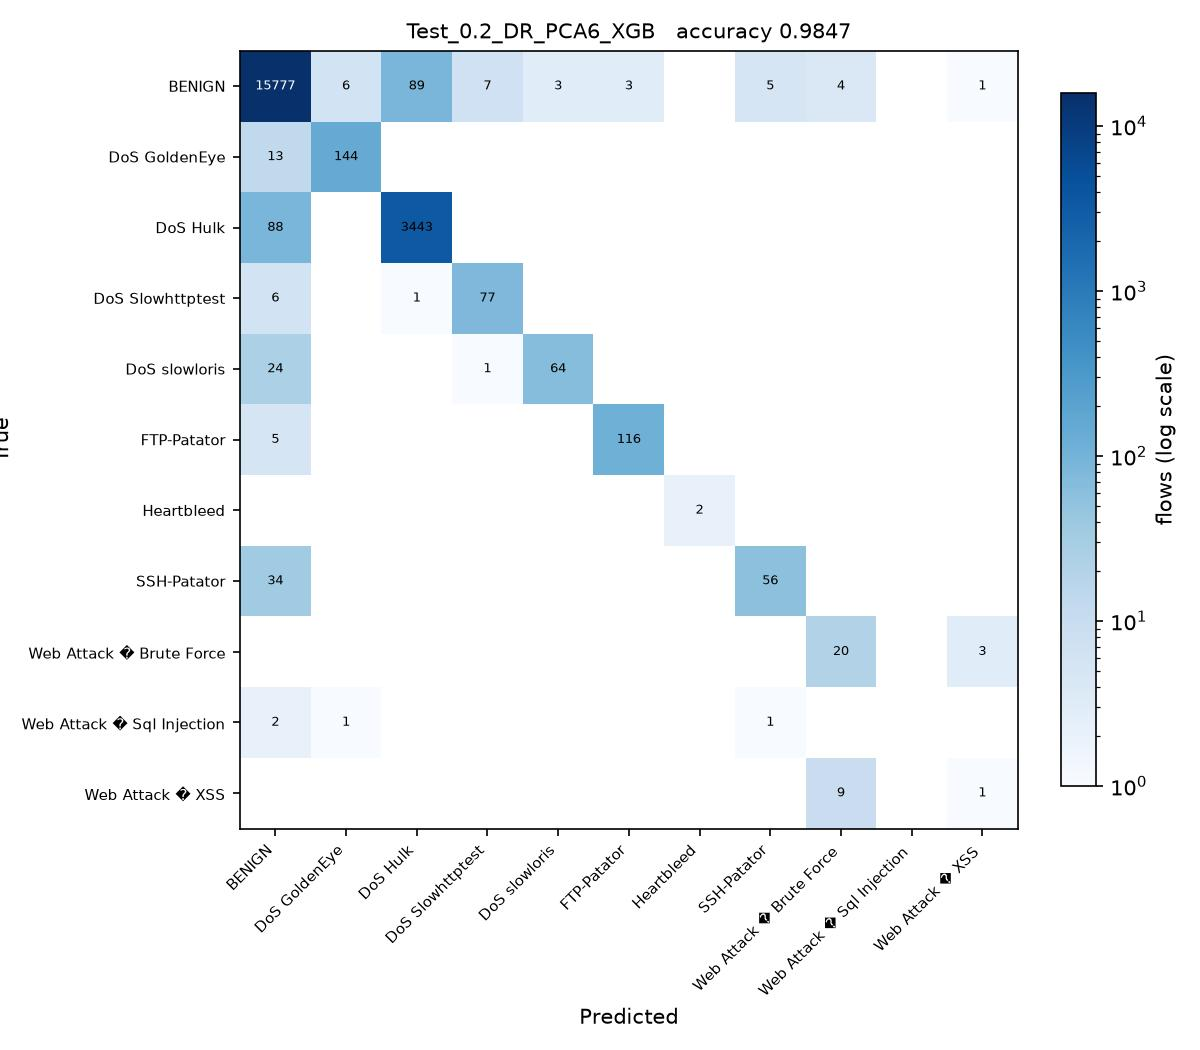

This chart was generated by the following Python code:
# Test_0.2_DR_PCA6_XGB.py
#
# Test size 0.2  |  PCA, 6 components  |  XGBoost (sheet #9)
#
# This is SGDC_60_40.py with the changes marked CHANGE below and nothing else.

import os
from pathlib import Path

# CHANGE 1: find the folder holding the three CSV files and run from there, so
# the plain file names below resolve no matter where this script is started
# from or how deeply it sits inside the project folder.
HERE = Path(__file__).resolve().parent
for PROJECT in [HERE, *HERE.parents]:
    if (PROJECT / 'Tuesday-WorkingHours.pcap_ISCX.csv').exists():
        os.chdir(PROJECT)
        break
else:
    raise SystemExit('Put this folder inside the folder that holds the three '
                     'CIC-IDS2017 CSV files, then run the script again.')
import numpy as np
import pandas as pd

df1 = pd.read_csv('Tuesday-WorkingHours.pcap_ISCX.csv', low_memory=True)
df2 = pd.read_csv('Wednesday-workingHours.pcap_ISCX.csv', low_memory=True)
df3 = pd.read_csv('Thursday-WorkingHours-Morning-WebAttacks.pcap_ISCX.csv', low_memory=True)

dataset = pd.concat([df1, df2, df3], ignore_index=True)

dataset.columns = dataset.columns.str.strip()

# CHANGE 2: a stratified sample of 100000 flows, the same for every run. An RBF
# SVM on all 1.3 million flows would take about an hour per script.
# At least 50 flows of every class are kept.
label = dataset.columns[-1]
dataset = pd.concat(
    [g.sample(n=min(len(g), max(50, round(100000 * len(g) / len(dataset)))), random_state=0)
     for _, g in dataset.groupby(label)],
    ignore_index=True
)

X = dataset.iloc[:, :-1]
y = dataset.iloc[:, -1]

X = X.apply(pd.to_numeric, errors='coerce')

X.replace([np.inf, -np.inf], np.nan, inplace=True)

from sklearn.impute import SimpleImputer

imputer = SimpleImputer(missing_values=np.nan, strategy='mean')
X = imputer.fit_transform(X)

from sklearn.preprocessing import LabelEncoder

labelencoder_y = LabelEncoder()
y = labelencoder_y.fit_transform(y)

from sklearn.model_selection import train_test_split

X_train, X_test, y_train, y_test = train_test_split(
    X,
    y,
    test_size=0.2,   # CHANGE 3: test size
    random_state=0,
    stratify=y
)

# CHANGE 4: PCA, from PCA_LDA_KErnel_PCA_CODE.pdf (fit only on training data)
from sklearn.decomposition import PCA

pca = PCA(n_components=6)
X_train = pca.fit_transform(X_train)
X_test = pca.transform(X_test)

# CHANGE 5: XGBoost (sheet #9) in place of SGDClassifier
from xgboost import XGBClassifier

classifier = XGBClassifier()

classifier.fit(X_train, y_train)

y_pred = classifier.predict(X_test) 

from sklearn.metrics import confusion_matrix
from sklearn.metrics import accuracy_score
from sklearn.metrics import precision_score
from sklearn.metrics import recall_score
from sklearn.metrics import f1_score
from sklearn.metrics import classification_report

cm = confusion_matrix(y_test, y_pred)

print("Confusion Matrix:\n")
print(cm)

print("\nAccuracy : {:.4f}".format(accuracy_score(y_test, y_pred)))
print("\nPrecision : {:.4f}".format(precision_score(y_test, y_pred, average='weighted')))
print("\nRecall : {:.4f}".format(recall_score(y_test, y_pred, average='weighted')))
print("\nF1 Score : {:.4f}".format(f1_score(y_test, y_pred, average='weighted')))

print("\nClassification Report:\n")
print(classification_report(y_test, y_pred))

# CHANGE 6: save the confusion matrix as Test_0.2_DR_PCA6_XGB.jpg and record the result
import matplotlib
matplotlib.use('Agg')
import matplotlib.pyplot as plt
from matplotlib.colors import LogNorm

here = HERE                     # the folder this script sits in
names = [str(c) for c in labelencoder_y.classes_]
fig, ax = plt.subplots(figsize=(8, 7))
im = ax.imshow(cm, cmap='Blues', norm=LogNorm(vmin=1))
ax.set_xticks(range(len(names)), names, rotation=45, ha='right', fontsize=7)
ax.set_yticks(range(len(names)), names, fontsize=7)
ax.set_xlabel('Predicted')
ax.set_ylabel('True')
ax.set_title('Test_0.2_DR_PCA6_XGB   accuracy {:.4f}'.format(accuracy_score(y_test, y_pred)), fontsize=10)
for i in range(cm.shape[0]):
    for j in range(cm.shape[1]):
        if cm[i, j]:
            ax.text(j, i, cm[i, j], ha='center', va='center', fontsize=6,
                    color='white' if cm[i, j] > cm.max() / 3 else 'black')
fig.colorbar(im, ax=ax, fraction=0.04, label='flows (log scale)')
fig.tight_layout()
fig.savefig(here / 'Test_0.2_DR_PCA6_XGB.jpg', dpi=150)
plt.close(fig)

row = pd.DataFrame([{
    'Test': 0.2, 'DR': 'PCA6', 'Clas': 'XGB',
    'Acc': round(accuracy_score(y_test, y_pred), 4),
    'Pre': round(precision_score(y_test, y_pred, average='weighted'), 4),
    'Rec': round(recall_score(y_test, y_pred, average='weighted'), 4),
    'F1': round(f1_score(y_test, y_pred, average='weighted'), 4),
    'script': 'Test_0.2_DR_PCA6_XGB',
}])
out = PROJECT / 'results' / '75_runs_pca.csv'
out.parent.mkdir(exist_ok=True)
if out.exists():
    old = pd.read_csv(out)
    row = pd.concat([old[old['script'] != 'Test_0.2_DR_PCA6_XGB'], row], ignore_index=True)
row.to_csv(out, index=False)
